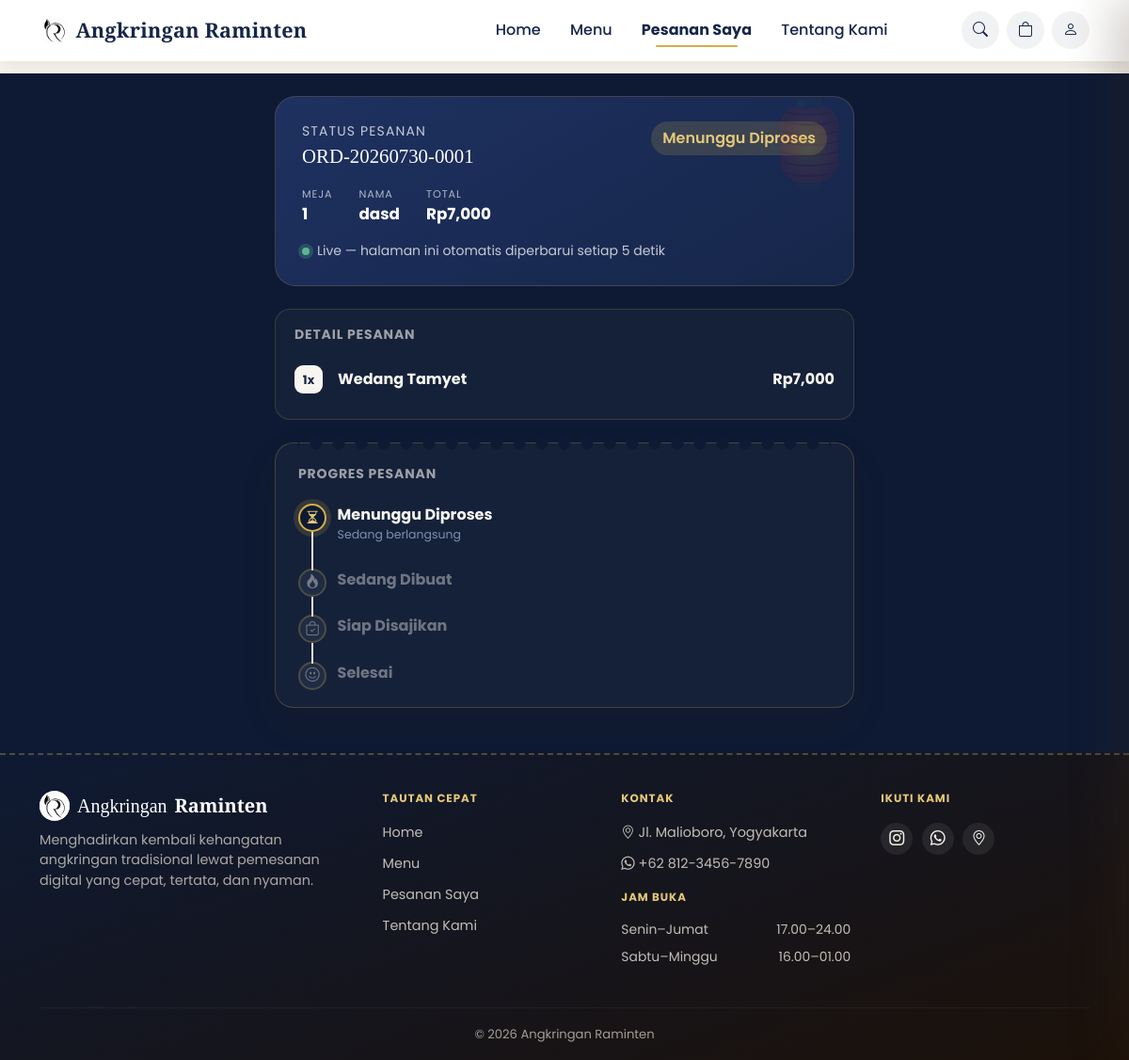
The page /status/1 on the database its author committed.
### models/order.py (models this page shows, shortened)
class Order(db.Model):
    __tablename__ = "orders"
    id = db.Column(db.Integer, primary_key=True)
    order_number = db.Column(db.String(30), unique=True, nullable=True)
    table_id = db.Column(db.Integer, db.ForeignKey("tables.id"), nullable=True)
    table_number = db.Column(db.Integer, nullable=False)
    customer_name = db.Column(db.String(100), default="Pelanggan")
    customer_phone = db.Column(db.String(30), default="")
    note = db.Column(db.String(255), default="")
    _status = db.Column("status", db.String(30), default=STATUS_FLOW[0])
    _payment_status = db.Column("payment_status", db.String(20), default=PAYMENT_BELUM_DIBAYAR)
    payment_method = db.Column(db.String(20), default="QRIS")
    paid_at = db.Column(db.DateTime, nullable=True)
    created_at = db.Column(db.DateTime, default=datetime.utcnow)
    updated_at = db.Column(db.DateTime, default=datetime.utcnow, onupdate=datetime.utcnow)
    items = db.relationship("OrderItem", backref="order", lazy=True, cascade="all, delete-orphan")
    transaction = db.relationship("Transaction", backref="order", uselist=False, cascade="all, delete-orphan")
    @property
    def status(self):
        return self._status
    @status.setter
    def status(self, value):
        if value not in STATUS_FLOW:
            raise ValueError(f"Status pesanan '{value}' tidak valid.")
        self._status = value
        self.updated_at = datetime.utcnow()
    @property
    def payment_status(self):
        return self._payment_status
    @payment_status.setter
    def payment_status(self, value):
        if value not in PAYMENT_STATUS_FLOW:
            raise ValueError(f"Status pembayaran '{value}' tidak valid.")
        self._payment_status = value
    @property
    def total_price(self):
        return sum(item.subtotal for item in self.items)
    @property
    def status_index(self):
        return STATUS_FLOW.index(self._status)

class OrderItem(db.Model):
    __tablename__ = "order_items"
    id = db.Column(db.Integer, primary_key=True)
    order_id = db.Column(db.Integer, db.ForeignKey("orders.id"), nullable=False)
    menu_item_id = db.Column(db.Integer, db.ForeignKey("menu_items.id"), nullable=False)
    quantity = db.Column(db.Integer, default=1)
    price_at_order = db.Column(db.Float, nullable=False)
    @property
    def subtotal(self):
        return self.quantity * self.price_at_order

### models/menu.py (models this page shows, shortened)
class MenuItem(db.Model):
    __tablename__ = "menu_items"
    id = db.Column(db.Integer, primary_key=True)
    name = db.Column(db.String(100), nullable=False)
    _price = db.Column("price", db.Float, nullable=False)
    category = db.Column(db.String(20), nullable=False)  # Makanan / Minuman / Cemilan
    description = db.Column(db.String(255), default="")
    image = db.Column(db.String(255), default="default-menu.jpg")
    is_available = db.Column(db.Boolean, default=True)
    order_items = db.relationship("OrderItem", backref="menu_item", lazy=True)
    @property
    def price(self):
        return self._price
    @price.setter
    def price(self, value):
        if value is None or value < 0:
            raise ValueError("Harga menu tidak boleh negatif.")
        self._price = value

### routes/customer.py (the view)
@customer_bp.route("/status")
@customer_bp.route("/status/<int:order_id>")
def status(order_id=None):
    if order_id is None:
        order_id = session.get("last_order_id")
        if not order_id:
            flash("Belum ada pesanan yang bisa dilacak.", "info")
            return redirect(url_for("customer.menu"))
    order = Order.query.get_or_404(order_id)
    return render_template("customer/status.html", order=order)

### templates/customer/status.html (shortened to what this page needs)
{% extends "customer/base.html" %}
{% block content %}
<div class="page-dark">
<div class="container py-4" style="max-width:640px;">
  <div id="trackingView" class="{{ 'd-none' if order.status == 'Selesai' else '' }}">
    <div class="status-hero-card mb-4">
      <div class="status-hero-top">
        <div>
          <div class="text-uppercase small opacity-75" style="letter-spacing:.08em;">Status Pesanan</div>
          <div class="status-hero-order">{{ order.order_number }}</div>
        </div>
        <span class="badge-status {{ ['menunggu','dibuat','siap','selesai'][order.status_index] }} fs-6" id="status-text">
          {{ order.status }}
        </span>
      </div>
      <div class="status-hero-meta">
        <div><div class="meta-label">Meja</div><div class="meta-value" id="s-table">{{ order.table_number }}</div></div>
        <div><div class="meta-label">Nama</div><div class="meta-value" id="s-name">{{ order.customer_name }}</div></div>
        <div><div class="meta-label">Total</div><div class="meta-value" id="s-total">Rp{{ '{:,.0f}'.format(order.total_price) }}</div></div>
      </div>
      <div class="mt-3 small d-flex align-items-center gap-2 opacity-75">
        <span class="live-dot"></span> Live &mdash; halaman ini otomatis diperbarui setiap 5 detik
      </div>
    </div>
    <div class="order-items-mini mb-4">
      <h6 class="text-uppercase small fw-bold text-muted mb-3" style="letter-spacing:.06em;">Detail Pesanan</h6>
      <div id="s-items">
        {% for item in order.items %}
        <div class="order-line-item">
          <div class="d-flex align-items-center gap-3">
            <div class="order-line-qty">{{ item.quantity }}x</div>
            <div class="fw-bold">{{ item.menu_item.name }}</div>
          </div>
          <span class="fw-bold">Rp{{ '{:,.0f}'.format(item.subtotal) }}</span>
        </div>
        {% endfor %}
      </div>
    </div>
    <div class="ticket-card p-4">
      <h6 class="text-uppercase small fw-bold text-muted mb-4" style="letter-spacing:.06em;">Progres Pesanan</h6>
      {% set steps = [
        ('Menunggu Diproses', 'bi-hourglass-split'),
        ('Sedang Dibuat', 'bi-fire'),
        ('Siap Disajikan', 'bi-bag-check'),
        ('Selesai', 'bi-emoji-smile')
      ] %}
      <ul class="timeline-vert" id="status-track">
        {% for label, icon in steps %}
        <li class="{{ 'done' if order.status_index > loop.index0 else ('active' if order.status_index == loop.index0 else '') }}" data-step="{{ loop.index0 }}">
          <span class="t-dot"><i class="bi {{ icon }}"></i></span>
          <div class="t-title">{{ label }}</div>
          {% if order.status_index == loop.index0 %}<div class="t-time">Sedang berlangsung</div>{% endif %}
        </li>
        {% endfor %}
      </ul>
    </div>
  </div>
</div>
</div>
{% endblock %}

### rows shown on the page
Order: order_number "ORD-20260730-0001", status "Menunggu Diproses", table_number "1", customer_name "dasd"
OrderItem: total_price "7,000", quantity "1", menu_item.name "Wedang Tamyet", subtotal "7,000"

### other values the page prints
{{ label }} "Menunggu Diproses" "Sedang Dibuat" "Siap Disajikan" "Selesai"
{{ contact.address }} "Jl. Malioboro, Yogyakarta"
{{ contact.whatsapp_display }} "+62 812-3456-7890"
